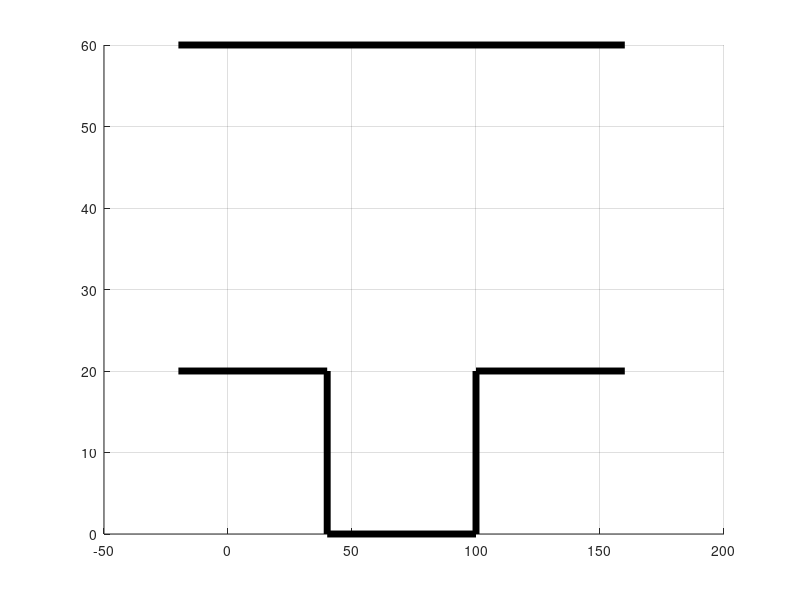

This figure's MATLAB source: (Note: this script raises an error after producing the figure.)
clc;
clear;
close all;
l = 26; %wheelbase - mm
w = 15; %tread - mm

x=20; %The strating X coordinate of the vehicle
y=35; %The strating Y coordinate of the vehicle
theta=0; %Automobile body initial inclination

%%%%%%%%%%%%%%%%%%%%%%%%%%%%%%%Go stright until find the parking place%%%%%%%%%%%%%%%%%%%%%%%%%%%%%%%%


figure; %draw the empty picture 
%Draw a diagram of the parking space
set(line([-20 160], [60 60]), 'linewidth', 5, 'color', 'k');
set(line([-20 40], [20 20]), 'linewidth', 5, 'color', 'k');
set(line([40 40], [0 20]), 'linewidth', 5, 'color', 'k');
set(line([40 100], [0 0]), 'linewidth', 5, 'color', 'k');
set(line([100 100], [0 20]), 'linewidth', 5, 'color', 'k');
set(line([100 160], [20 20]), 'linewidth', 5, 'color', 'k');
hold on
grid on;



for i = 1:10
    pause(0.1);
    [x,y,theta]=state_update(x,y,theta,5,0);

    [A,B,C,D]=edge(x,y,theta);

    axis([-20 160 0 100]);

    set(line([A(1) B(1)], [A(2) B(2)]), 'linewidth', 2, 'color', 'g');
    set(line([B(1) D(1)], [B(2) D(2)]), 'linewidth', 2, 'color', 'b');
    set(line([C(1) D(1)], [C(2) D(2)]), 'linewidth', 2, 'color', 'r');
    set(line([A(1) C(1)], [A(2) C(2)]), 'linewidth', 2, 'color', 'b');

end 
%%%%%%%%%%%%%%%%%%%%%%%%%%%%%%%%%%%%%%%%%%%%%%%%%%%%%%%%%%%%%%%%%%%%%%%%%%%%%%%%%%%%%%%%%%%%%%%%%%%%
N=15;
% [v,phi]=trajectory_calc(x,y,theta,N);
% [v,phi]=trajectory_opt(v,phi,x,y);
[v,phi]=solution_calc(x,y,theta,N);
for i = 1:N
    pause(0.2);
    [x,y,theta]=state_update(x,y,theta,v(i),phi(i));
    

    collision=detection(x,y,theta);
    if collision
        disp('collision')
    end
    [A,B,C,D]=edge(x,y,theta);
    axis([-20 160 0 100]);
    set(line([A(1) B(1)], [A(2) B(2)]), 'linewidth', 2, 'color', 'g');
    set(line([B(1) D(1)], [B(2) D(2)]), 'linewidth', 2, 'color', 'b');
    set(line([C(1) D(1)], [C(2) D(2)]), 'linewidth', 2, 'color', 'r');
    set(line([A(1) C(1)], [A(2) C(2)]), 'linewidth', 2, 'color', 'b');
     
end 



